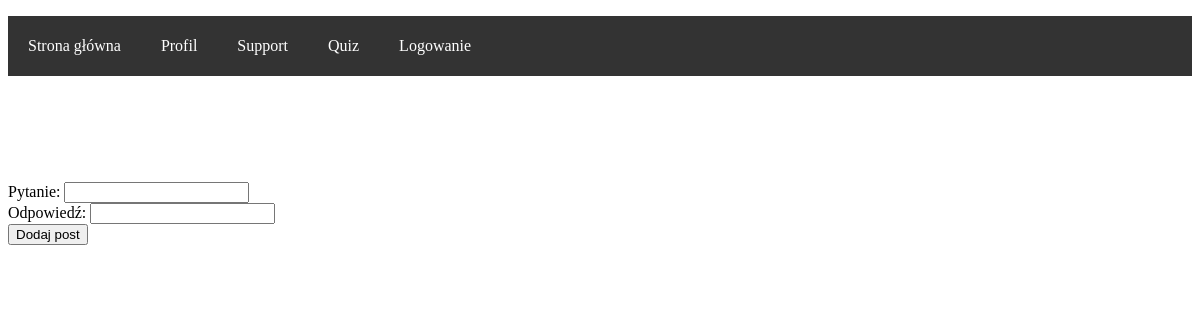
Before: /boolseye/ with the older database file.
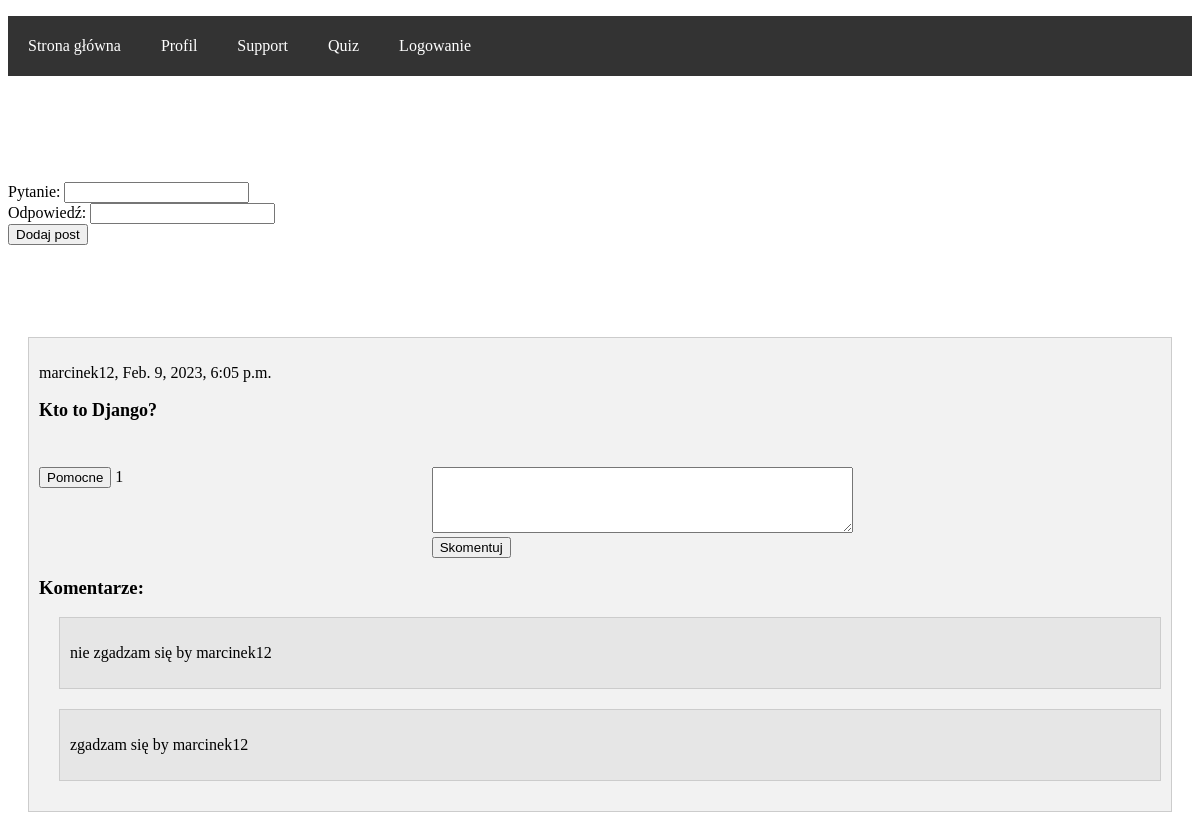
After: the same page with the newer database file.
### bool/models.py (models this page shows)
class Post(models.Model):
    question = models.TextField(max_length=200)
    answer = models.TextField(max_length=200)
    likes = models.ManyToManyField(Profile, related_name='likes')
    profile = models.ForeignKey(Profile, on_delete=models.CASCADE)
    created = models.DateTimeField(auto_now=True)
    image = models.ImageField(upload_to='images')
    saved = models.ManyToManyField(Profile, related_name="saved_post")

class Profile(models.Model):
    user = models.OneToOneField(User, on_delete=models.CASCADE)
    avatar = models.ImageField(upload_to='awatars')

class Comments(models.Model):
    text = models.TextField(max_length=80)
    created = models.DateTimeField(auto_now=True)
    profile = models.ForeignKey(Profile, on_delete=models.CASCADE)
    post = models.ManyToManyField(Post, related_name='post_comments')

### bool/views.py (the view, shortened to what this page needs)
# urls.py: path('boolseye/', views.Main.as_view(), name="main"),
class Main(View):
    def get(self, request):
        post = Post.objects.all()
        context = {"posts": post}
        return render(request, 'main.html', context)

### templates/main.html (shortened to what this page needs)
<!DOCTYPE html>
{% load static %}  <link rel="stylesheet" href="{% static '/main_form.css' %}">
<html>
<head>
</head>
<body>
<header>
    <nav class="navbar">
        <ul>
            <li><a href="{% url 'main' %}">Strona główna</a></li>
            <li><a href="{% url 'account' %}">Profil</a></li>
            <li><a href="{% url 'support' %}">Support</a></li>
            <li><a href="{% url 'quiz' %}">Quiz</a></li>
            <li><a href="{% url 'login' %}">Logowanie</a></li>
        </ul>
    </nav>
</header>
<main>
    <form method="post" enctype="multipart/form-data">
    <br><br>
    <br><br>
    <br>
                <label for="question">Pytanie:</label>
                <input type="text" id="question" name="question" required>
    <br>
                <label for="answer">Odpowiedź:</label>
                <input type="text" id="answer" name="answer" required>
    <br>
            <input type="submit" value="Dodaj post">
    </form>
    <br><br>
    <br><br>
    {% for post in posts %}
<div class="post">
    <p class="added">{{ post.profile.user }}, {{ post.created }}</p>
    <p class="question">{{ post.question }}</p>
    <div class="interactions">
        <form action="{% url 'main' %}" method="post">
            <button class="like" type="submit">Pomocne</button>
            <span class="like-count">{{ post.likes.count }}</span>
        </form>
        <form action="{% url 'main' %}" method="post">
            <textarea name="text" id="comment_text" rows="4" cols="50"></textarea><br>
            <input type="submit" value="Skomentuj">
        </form>
        <br>
            <br>
    </div>
    <h3>Komentarze:</h3>
    <div class="comments">
        {% for comment in post.post_comments.all %}
        <div class="comment">
            <p>{{ comment.text }} by {{ comment.profile.user.username }}</p>
            </div>
        {% endfor %}
    </div>
</div>
{% endfor %}
</main>
</body>
</html>

Changed rows visible on the page:
added Post: profile.user "marcinek12", created "Feb. 9, 2023, 6:05 p.m.", question "Kto to Django?", likes.count "1"
added Comments: text "nie zgadzam się", profile.user.username "marcinek12"
added Comments: text "zgadzam się", profile.user.username "marcinek12"
